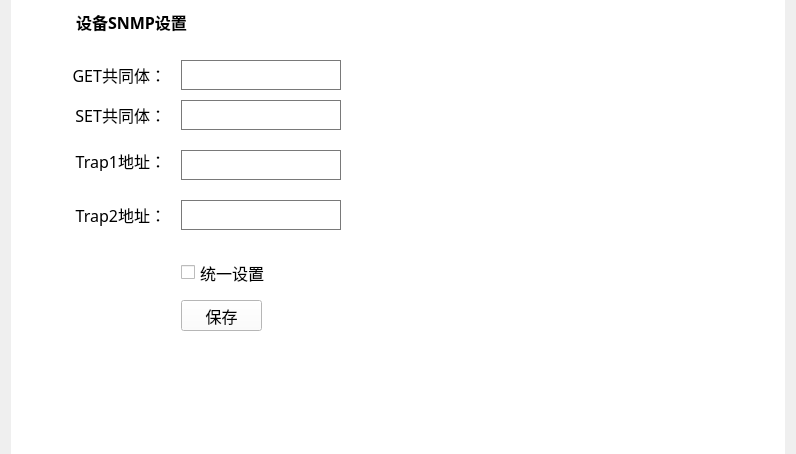
<?xml version="1.0" encoding="UTF-8"?>
<ui version="4.0">
 <class>SetDevSnmpWid</class>
 <widget class="QWidget" name="SetDevSnmpWid">
  <property name="geometry">
   <rect>
    <x>0</x>
    <y>0</y>
    <width>796</width>
    <height>454</height>
   </rect>
  </property>
  <property name="windowTitle">
   <string>Form</string>
  </property>
  <layout class="QGridLayout" name="gridLayout">
   <property name="topMargin">
    <number>0</number>
   </property>
   <property name="bottomMargin">
    <number>0</number>
   </property>
   <property name="verticalSpacing">
    <number>0</number>
   </property>
   <item row="0" column="0">
    <widget class="QGroupBox" name="groupBox">
     <property name="styleSheet">
      <string notr="true">QGroupBox {
	background-color: rgb(255, 255, 255);
	border-width:2px;	
	border-style:solid; 
	border-color:white;  	
}</string>
     </property>
     <property name="title">
      <string/>
     </property>
     <widget class="QPushButton" name="saveBtn">
      <property name="geometry">
       <rect>
        <x>170</x>
        <y>300</y>
        <width>81</width>
        <height>31</height>
       </rect>
      </property>
      <property name="palette">
       <palette>
        <active>
         <colorrole role="WindowText">
          <brush brushstyle="SolidPattern">
           <color alpha="255">
            <red>0</red>
            <green>0</green>
            <blue>0</blue>
           </color>
          </brush>
         </colorrole>
         <colorrole role="Button">
          <brush brushstyle="SolidPattern">
           <color alpha="255">
            <red>255</red>
            <green>255</green>
            <blue>255</blue>
           </color>
          </brush>
         </colorrole>
         <colorrole role="Light">
          <brush brushstyle="SolidPattern">
           <color alpha="255">
            <red>255</red>
            <green>255</green>
            <blue>255</blue>
           </color>
          </brush>
         </colorrole>
         <colorrole role="Midlight">
          <brush brushstyle="SolidPattern">
           <color alpha="255">
            <red>255</red>
            <green>255</green>
            <blue>255</blue>
           </color>
          </brush>
         </colorrole>
         <colorrole role="Dark">
          <brush brushstyle="SolidPattern">
           <color alpha="255">
            <red>127</red>
            <green>127</green>
            <blue>127</blue>
           </color>
          </brush>
         </colorrole>
         <colorrole role="Mid">
          <brush brushstyle="SolidPattern">
           <color alpha="255">
            <red>170</red>
            <green>170</green>
            <blue>170</blue>
           </color>
          </brush>
         </colorrole>
         <colorrole role="Text">
          <brush brushstyle="SolidPattern">
           <color alpha="255">
            <red>0</red>
            <green>0</green>
            <blue>0</blue>
           </color>
          </brush>
         </colorrole>
         <colorrole role="BrightText">
          <brush brushstyle="SolidPattern">
           <color alpha="255">
            <red>255</red>
            <green>255</green>
            <blue>255</blue>
           </color>
          </brush>
         </colorrole>
         <colorrole role="ButtonText">
          <brush brushstyle="SolidPattern">
           <color alpha="255">
            <red>0</red>
            <green>0</green>
            <blue>0</blue>
           </color>
          </brush>
         </colorrole>
         <colorrole role="Base">
          <brush brushstyle="SolidPattern">
           <color alpha="255">
            <red>255</red>
            <green>255</green>
            <blue>255</blue>
           </color>
          </brush>
         </colorrole>
         <colorrole role="Window">
          <brush brushstyle="SolidPattern">
           <color alpha="255">
            <red>255</red>
            <green>255</green>
            <blue>255</blue>
           </color>
          </brush>
         </colorrole>
         <colorrole role="Shadow">
          <brush brushstyle="SolidPattern">
           <color alpha="255">
            <red>0</red>
            <green>0</green>
            <blue>0</blue>
           </color>
          </brush>
         </colorrole>
         <colorrole role="AlternateBase">
          <brush brushstyle="SolidPattern">
           <color alpha="255">
            <red>255</red>
            <green>255</green>
            <blue>255</blue>
           </color>
          </brush>
         </colorrole>
         <colorrole role="ToolTipBase">
          <brush brushstyle="SolidPattern">
           <color alpha="255">
            <red>255</red>
            <green>255</green>
            <blue>220</blue>
           </color>
          </brush>
         </colorrole>
         <colorrole role="ToolTipText">
          <brush brushstyle="SolidPattern">
           <color alpha="255">
            <red>0</red>
            <green>0</green>
            <blue>0</blue>
           </color>
          </brush>
         </colorrole>
        </active>
        <inactive>
         <colorrole role="WindowText">
          <brush brushstyle="SolidPattern">
           <color alpha="255">
            <red>0</red>
            <green>0</green>
            <blue>0</blue>
           </color>
          </brush>
         </colorrole>
         <colorrole role="Button">
          <brush brushstyle="SolidPattern">
           <color alpha="255">
            <red>255</red>
            <green>255</green>
            <blue>255</blue>
           </color>
          </brush>
         </colorrole>
         <colorrole role="Light">
          <brush brushstyle="SolidPattern">
           <color alpha="255">
            <red>255</red>
            <green>255</green>
            <blue>255</blue>
           </color>
          </brush>
         </colorrole>
         <colorrole role="Midlight">
          <brush brushstyle="SolidPattern">
           <color alpha="255">
            <red>255</red>
            <green>255</green>
            <blue>255</blue>
           </color>
          </brush>
         </colorrole>
         <colorrole role="Dark">
          <brush brushstyle="SolidPattern">
           <color alpha="255">
            <red>127</red>
            <green>127</green>
            <blue>127</blue>
           </color>
          </brush>
         </colorrole>
         <colorrole role="Mid">
          <brush brushstyle="SolidPattern">
           <color alpha="255">
            <red>170</red>
            <green>170</green>
            <blue>170</blue>
           </color>
          </brush>
         </colorrole>
         <colorrole role="Text">
          <brush brushstyle="SolidPattern">
           <color alpha="255">
            <red>0</red>
            <green>0</green>
            <blue>0</blue>
           </color>
          </brush>
         </colorrole>
         <colorrole role="BrightText">
          <brush brushstyle="SolidPattern">
           <color alpha="255">
            <red>255</red>
            <green>255</green>
            <blue>255</blue>
           </color>
          </brush>
         </colorrole>
         <colorrole role="ButtonText">
          <brush brushstyle="SolidPattern">
           <color alpha="255">
            <red>0</red>
            <green>0</green>
            <blue>0</blue>
           </color>
          </brush>
         </colorrole>
         <colorrole role="Base">
          <brush brushstyle="SolidPattern">
           <color alpha="255">
            <red>255</red>
            <green>255</green>
            <blue>255</blue>
           </color>
          </brush>
         </colorrole>
         <colorrole role="Window">
          <brush brushstyle="SolidPattern">
           <color alpha="255">
            <red>255</red>
            <green>255</green>
            <blue>255</blue>
           </color>
          </brush>
         </colorrole>
         <colorrole role="Shadow">
          <brush brushstyle="SolidPattern">
           <color alpha="255">
            <red>0</red>
            <green>0</green>
            <blue>0</blue>
           </color>
          </brush>
         </colorrole>
         <colorrole role="AlternateBase">
          <brush brushstyle="SolidPattern">
           <color alpha="255">
            <red>255</red>
            <green>255</green>
            <blue>255</blue>
           </color>
          </brush>
         </colorrole>
         <colorrole role="ToolTipBase">
          <brush brushstyle="SolidPattern">
           <color alpha="255">
            <red>255</red>
            <green>255</green>
            <blue>220</blue>
           </color>
          </brush>
         </colorrole>
         <colorrole role="ToolTipText">
          <brush brushstyle="SolidPattern">
           <color alpha="255">
            <red>0</red>
            <green>0</green>
            <blue>0</blue>
           </color>
          </brush>
         </colorrole>
        </inactive>
        <disabled>
         <colorrole role="WindowText">
          <brush brushstyle="SolidPattern">
           <color alpha="255">
            <red>127</red>
            <green>127</green>
            <blue>127</blue>
           </color>
          </brush>
         </colorrole>
         <colorrole role="Button">
          <brush brushstyle="SolidPattern">
           <color alpha="255">
            <red>255</red>
            <green>255</green>
            <blue>255</blue>
           </color>
          </brush>
         </colorrole>
         <colorrole role="Light">
          <brush brushstyle="SolidPattern">
           <color alpha="255">
            <red>255</red>
            <green>255</green>
            <blue>255</blue>
           </color>
          </brush>
         </colorrole>
         <colorrole role="Midlight">
          <brush brushstyle="SolidPattern">
           <color alpha="255">
            <red>255</red>
            <green>255</green>
            <blue>255</blue>
           </color>
          </brush>
         </colorrole>
         <colorrole role="Dark">
          <brush brushstyle="SolidPattern">
           <color alpha="255">
            <red>127</red>
            <green>127</green>
            <blue>127</blue>
           </color>
          </brush>
         </colorrole>
         <colorrole role="Mid">
          <brush brushstyle="SolidPattern">
           <color alpha="255">
            <red>170</red>
            <green>170</green>
            <blue>170</blue>
           </color>
          </brush>
         </colorrole>
         <colorrole role="Text">
          <brush brushstyle="SolidPattern">
           <color alpha="255">
            <red>127</red>
            <green>127</green>
            <blue>127</blue>
           </color>
          </brush>
         </colorrole>
         <colorrole role="BrightText">
          <brush brushstyle="SolidPattern">
           <color alpha="255">
            <red>255</red>
            <green>255</green>
            <blue>255</blue>
           </color>
          </brush>
         </colorrole>
         <colorrole role="ButtonText">
          <brush brushstyle="SolidPattern">
           <color alpha="255">
            <red>127</red>
            <green>127</green>
            <blue>127</blue>
           </color>
          </brush>
         </colorrole>
         <colorrole role="Base">
          <brush brushstyle="SolidPattern">
           <color alpha="255">
            <red>255</red>
            <green>255</green>
            <blue>255</blue>
           </color>
          </brush>
         </colorrole>
         <colorrole role="Window">
          <brush brushstyle="SolidPattern">
           <color alpha="255">
            <red>255</red>
            <green>255</green>
            <blue>255</blue>
           </color>
          </brush>
         </colorrole>
         <colorrole role="Shadow">
          <brush brushstyle="SolidPattern">
           <color alpha="255">
            <red>0</red>
            <green>0</green>
            <blue>0</blue>
           </color>
          </brush>
         </colorrole>
         <colorrole role="AlternateBase">
          <brush brushstyle="SolidPattern">
           <color alpha="255">
            <red>255</red>
            <green>255</green>
            <blue>255</blue>
           </color>
          </brush>
         </colorrole>
         <colorrole role="ToolTipBase">
          <brush brushstyle="SolidPattern">
           <color alpha="255">
            <red>255</red>
            <green>255</green>
            <blue>220</blue>
           </color>
          </brush>
         </colorrole>
         <colorrole role="ToolTipText">
          <brush brushstyle="SolidPattern">
           <color alpha="255">
            <red>0</red>
            <green>0</green>
            <blue>0</blue>
           </color>
          </brush>
         </colorrole>
        </disabled>
       </palette>
      </property>
      <property name="font">
       <font>
        <family>微软雅黑</family>
        <pointsize>12</pointsize>
       </font>
      </property>
      <property name="styleSheet">
       <string notr="true"/>
      </property>
      <property name="text">
       <string>保存</string>
      </property>
     </widget>
     <widget class="QLineEdit" name="setEdit">
      <property name="geometry">
       <rect>
        <x>170</x>
        <y>100</y>
        <width>160</width>
        <height>30</height>
       </rect>
      </property>
      <property name="font">
       <font>
        <family>微软雅黑</family>
        <pointsize>10</pointsize>
       </font>
      </property>
      <property name="styleSheet">
       <string notr="true">background-color: rgb(255, 255, 255);

border-color: rgb(121,121,121);
border-style:solid;
border-width:1px;</string>
      </property>
      <property name="text">
       <string/>
      </property>
     </widget>
     <widget class="QLineEdit" name="trap1Edit">
      <property name="geometry">
       <rect>
        <x>170</x>
        <y>150</y>
        <width>160</width>
        <height>30</height>
       </rect>
      </property>
      <property name="font">
       <font>
        <family>微软雅黑</family>
        <pointsize>10</pointsize>
       </font>
      </property>
      <property name="styleSheet">
       <string notr="true">background-color: rgb(255, 255, 255);

border-color: rgb(121,121,121);
border-style:solid;
border-width:1px;</string>
      </property>
      <property name="text">
       <string/>
      </property>
     </widget>
     <widget class="QLabel" name="label_3">
      <property name="geometry">
       <rect>
        <x>-6</x>
        <y>100</y>
        <width>161</width>
        <height>30</height>
       </rect>
      </property>
      <property name="font">
       <font>
        <family>微软雅黑</family>
        <pointsize>12</pointsize>
       </font>
      </property>
      <property name="text">
       <string>SET共同体：</string>
      </property>
      <property name="alignment">
       <set>Qt::AlignRight|Qt::AlignTrailing|Qt::AlignVCenter</set>
      </property>
     </widget>
     <widget class="QLabel" name="label_5">
      <property name="geometry">
       <rect>
        <x>-6</x>
        <y>150</y>
        <width>161</width>
        <height>21</height>
       </rect>
      </property>
      <property name="font">
       <font>
        <family>微软雅黑</family>
        <pointsize>12</pointsize>
       </font>
      </property>
      <property name="text">
       <string>Trap1地址：</string>
      </property>
      <property name="alignment">
       <set>Qt::AlignRight|Qt::AlignTrailing|Qt::AlignVCenter</set>
      </property>
     </widget>
     <widget class="QLineEdit" name="trap2Edit">
      <property name="geometry">
       <rect>
        <x>170</x>
        <y>200</y>
        <width>160</width>
        <height>30</height>
       </rect>
      </property>
      <property name="font">
       <font>
        <family>微软雅黑</family>
        <pointsize>10</pointsize>
       </font>
      </property>
      <property name="styleSheet">
       <string notr="true">background-color: rgb(255, 255, 255);

border-color: rgb(121,121,121);
border-style:solid;
border-width:1px;</string>
      </property>
      <property name="text">
       <string/>
      </property>
     </widget>
     <widget class="QLabel" name="label_6">
      <property name="geometry">
       <rect>
        <x>-6</x>
        <y>200</y>
        <width>161</width>
        <height>30</height>
       </rect>
      </property>
      <property name="font">
       <font>
        <family>微软雅黑</family>
        <pointsize>12</pointsize>
       </font>
      </property>
      <property name="text">
       <string>Trap2地址：</string>
      </property>
      <property name="alignment">
       <set>Qt::AlignRight|Qt::AlignTrailing|Qt::AlignVCenter</set>
      </property>
     </widget>
     <widget class="QCheckBox" name="wholeCheckBox">
      <property name="geometry">
       <rect>
        <x>170</x>
        <y>260</y>
        <width>251</width>
        <height>25</height>
       </rect>
      </property>
      <property name="font">
       <font>
        <family>微软雅黑</family>
        <pointsize>12</pointsize>
       </font>
      </property>
      <property name="text">
       <string>统一设置</string>
      </property>
     </widget>
     <widget class="QLineEdit" name="getEdit">
      <property name="geometry">
       <rect>
        <x>170</x>
        <y>60</y>
        <width>160</width>
        <height>30</height>
       </rect>
      </property>
      <property name="font">
       <font>
        <family>微软雅黑</family>
        <pointsize>10</pointsize>
       </font>
      </property>
      <property name="styleSheet">
       <string notr="true">background-color: rgb(255, 255, 255);

border-color: rgb(121,121,121);
border-style:solid;
border-width:1px;</string>
      </property>
      <property name="text">
       <string/>
      </property>
     </widget>
     <widget class="QLabel" name="label_8">
      <property name="geometry">
       <rect>
        <x>-6</x>
        <y>60</y>
        <width>161</width>
        <height>30</height>
       </rect>
      </property>
      <property name="font">
       <font>
        <family>微软雅黑</family>
        <pointsize>12</pointsize>
       </font>
      </property>
      <property name="text">
       <string>GET共同体：</string>
      </property>
      <property name="alignment">
       <set>Qt::AlignRight|Qt::AlignTrailing|Qt::AlignVCenter</set>
      </property>
     </widget>
     <widget class="QLabel" name="label_4">
      <property name="geometry">
       <rect>
        <x>20</x>
        <y>10</y>
        <width>201</width>
        <height>25</height>
       </rect>
      </property>
      <property name="minimumSize">
       <size>
        <width>140</width>
        <height>0</height>
       </size>
      </property>
      <property name="maximumSize">
       <size>
        <width>16777215</width>
        <height>25</height>
       </size>
      </property>
      <property name="font">
       <font>
        <family>微软雅黑</family>
        <pointsize>12</pointsize>
       </font>
      </property>
      <property name="styleSheet">
       <string notr="true"/>
      </property>
      <property name="text">
       <string>&lt;html&gt;&lt;head/&gt;&lt;body&gt;&lt;p align=&quot;center&quot;&gt;&lt;span style=&quot; font-weight:600; color:#000000;&quot;&gt;设备SNMP设置&lt;/span&gt;&lt;/p&gt;&lt;/body&gt;&lt;/html&gt;</string>
      </property>
      <property name="alignment">
       <set>Qt::AlignLeading|Qt::AlignLeft|Qt::AlignVCenter</set>
      </property>
     </widget>
    </widget>
   </item>
  </layout>
 </widget>
 <tabstops>
  <tabstop>saveBtn</tabstop>
  <tabstop>getEdit</tabstop>
  <tabstop>setEdit</tabstop>
  <tabstop>trap1Edit</tabstop>
  <tabstop>trap2Edit</tabstop>
  <tabstop>wholeCheckBox</tabstop>
 </tabstops>
 <resources/>
 <connections/>
</ui>
